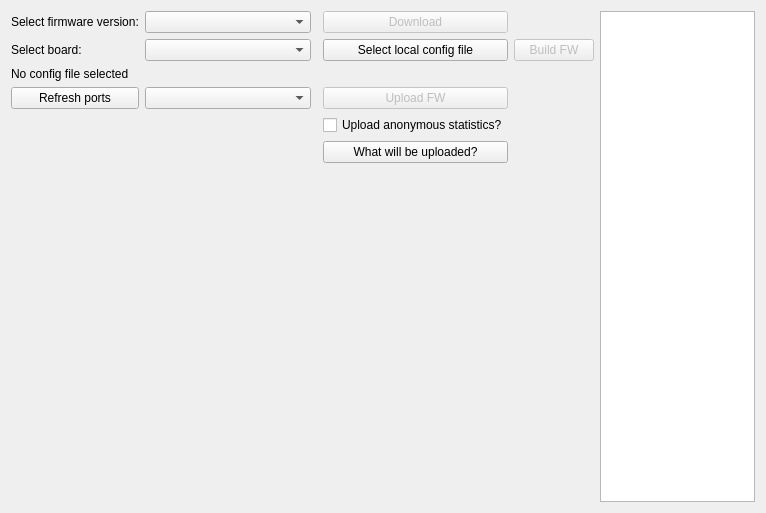
<?xml version="1.0" encoding="UTF-8"?>
<ui version="4.0">
 <class>TopLevelWidget</class>
 <widget class="QWidget" name="TopLevelWidget">
  <property name="enabled">
   <bool>true</bool>
  </property>
  <property name="geometry">
   <rect>
    <x>0</x>
    <y>0</y>
    <width>766</width>
    <height>513</height>
   </rect>
  </property>
  <property name="windowTitle">
   <string>Form</string>
  </property>
  <layout class="QGridLayout" name="gridLayout_2">
   <item row="0" column="0">
    <layout class="QHBoxLayout" name="horizontalLayout">
     <property name="sizeConstraint">
      <enum>QLayout::SetMaximumSize</enum>
     </property>
     <item>
      <layout class="QGridLayout" name="gridLayout">
       <item row="3" column="4">
        <widget class="QBusyIndicatorGoodBad" name="wSpn_upload"/>
       </item>
       <item row="2" column="4">
        <widget class="QBusyIndicatorGoodBad" name="wSpn_build"/>
       </item>
       <item row="1" column="3">
        <widget class="QPushButton" name="wBtn_select_local_config">
         <property name="text">
          <string>Select local config file</string>
         </property>
        </widget>
       </item>
       <item row="3" column="3">
        <widget class="QPushButton" name="wBtn_upload_fw">
         <property name="enabled">
          <bool>false</bool>
         </property>
         <property name="text">
          <string>Upload FW</string>
         </property>
        </widget>
       </item>
       <item row="1" column="0">
        <widget class="QLabel" name="wMsg_pio_env">
         <property name="text">
          <string>Select board:</string>
         </property>
        </widget>
       </item>
       <item row="5" column="3">
        <widget class="QPushButton" name="wBtn_what_stats">
         <property name="text">
          <string>What will be uploaded?</string>
         </property>
        </widget>
       </item>
       <item row="4" column="3">
        <widget class="QCheckBox" name="wChk_upload_stats">
         <property name="toolTip">
          <string>After a successful firmware update, upload anonymous firmware details to the OAT devs</string>
         </property>
         <property name="text">
          <string>Upload anonymous statistics?</string>
         </property>
        </widget>
       </item>
       <item row="0" column="0">
        <widget class="QLabel" name="wMsg_fw_version">
         <property name="text">
          <string>Select firmware version:</string>
         </property>
        </widget>
       </item>
       <item row="0" column="4">
        <widget class="QBusyIndicatorGoodBad" name="wSpn_download"/>
       </item>
       <item row="1" column="1">
        <widget class="QComboBox" name="wCombo_pio_env">
         <property name="placeholderText">
          <string>No FW downloaded yet...</string>
         </property>
        </widget>
       </item>
       <item row="2" column="0" colspan="4">
        <widget class="QLabel" name="wMsg_config_path">
         <property name="text">
          <string>No config file selected</string>
         </property>
        </widget>
       </item>
       <item row="0" column="3">
        <widget class="QPushButton" name="wBtn_download_fw">
         <property name="enabled">
          <bool>false</bool>
         </property>
         <property name="text">
          <string>Download</string>
         </property>
        </widget>
       </item>
       <item row="6" column="3">
        <spacer name="verticalSpacer">
         <property name="orientation">
          <enum>Qt::Vertical</enum>
         </property>
         <property name="sizeHint" stdset="0">
          <size>
           <width>20</width>
           <height>40</height>
          </size>
         </property>
        </spacer>
       </item>
       <item row="3" column="1">
        <widget class="QComboBox" name="wCombo_serial_port">
         <property name="placeholderText">
          <string>No port selected</string>
         </property>
        </widget>
       </item>
       <item row="1" column="4">
        <widget class="QPushButton" name="wBtn_build_fw">
         <property name="enabled">
          <bool>false</bool>
         </property>
         <property name="text">
          <string>Build FW</string>
         </property>
        </widget>
       </item>
       <item row="3" column="0">
        <widget class="QPushButton" name="wBtn_refresh_ports">
         <property name="text">
          <string>Refresh ports</string>
         </property>
        </widget>
       </item>
       <item row="0" column="1">
        <widget class="QComboBox" name="wCombo_fw_version">
         <property name="placeholderText">
          <string>Grabbing FW Versions...</string>
         </property>
        </widget>
       </item>
       <item row="7" column="0" colspan="5">
        <widget class="QWarningBannerHolder" name="wWarnBanner"/>
       </item>
      </layout>
     </item>
     <item>
      <widget class="QPlainTextEdit" name="logText">
       <property name="font">
        <font>
         <family>Monospace</family>
        </font>
       </property>
       <property name="lineWrapMode">
        <enum>QPlainTextEdit::NoWrap</enum>
       </property>
       <property name="readOnly">
        <bool>true</bool>
       </property>
      </widget>
     </item>
    </layout>
   </item>
  </layout>
 </widget>
 <customwidgets>
  <customwidget>
   <class>QBusyIndicatorGoodBad</class>
   <extends>QWidget</extends>
   <header>qbusyindicatorgoodbad</header>
  </customwidget>
  <customwidget>
   <class>QWarningBannerHolder</class>
   <extends>QWidget</extends>
   <header>qwarningbannerholder</header>
  </customwidget>
 </customwidgets>
 <resources/>
 <connections/>
</ui>
